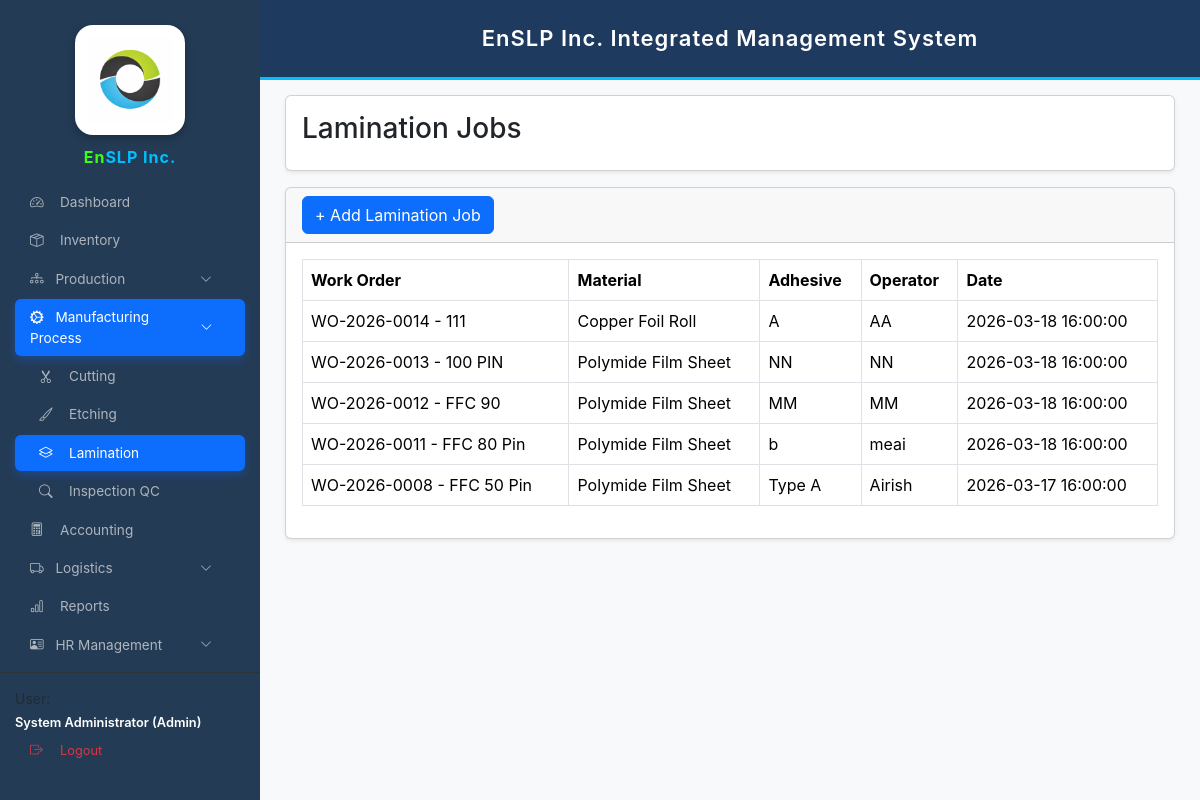
/lamination.php (signed in), run on the app's committed database.
### tables this page shows
CREATE TABLE `lamination_jobs` (
  `id` int(11) NOT NULL,
  `work_order_id` varchar(50) NOT NULL,
  `item_id` int(11) DEFAULT NULL,
  `adhesive_type` varchar(100) DEFAULT NULL,
  `operator` varchar(100) DEFAULT NULL,
  `date_laminated` timestamp NOT NULL DEFAULT current_timestamp(),
  `quantity` int(11) DEFAULT 0
);

CREATE TABLE `work_orders` (
  `id` int(11) NOT NULL,
  `wo_no` varchar(50) DEFAULT NULL,
  `product_name` varchar(150) NOT NULL,
  `client` varchar(150) DEFAULT NULL,
  `qty` int(11) DEFAULT 0,
  `status` varchar(50) DEFAULT NULL,
  `date_started` date NOT NULL,
  `date_completed` date DEFAULT NULL,
  `remarks` varchar(255) DEFAULT NULL,
  `created_at` timestamp NOT NULL DEFAULT current_timestamp(),
  `selling_price` decimal(10,2) DEFAULT 0.00
);

CREATE TABLE `inventory_items` (
  `id` int(11) NOT NULL,
  `item_code` varchar(50) DEFAULT NULL,
  `item_name` varchar(150) NOT NULL,
  `category` varchar(50) DEFAULT NULL,
  `unit` varchar(30) DEFAULT 'pcs',
  `quantity` int(11) NOT NULL DEFAULT 0,
  `reorder_level` int(11) NOT NULL DEFAULT 0,
  `created_at` datetime NOT NULL DEFAULT current_timestamp(),
  `cost` decimal(10,2) DEFAULT NULL,
  `selling_price` decimal(10,2) DEFAULT 0.00,
  `status` varchar(20) DEFAULT 'active',
  `value` decimal(10,2) DEFAULT 0.00
);

### lamination.php (the view, shortened to what this page needs)
<?php
require_once "config.php";
$jobs=$conn->query("
SELECT l.*,i.item_name,w.wo_no,w.product_name
FROM lamination_jobs l
LEFT JOIN inventory_items i ON l.item_id=i.id
LEFT JOIN work_orders w ON l.work_order_id=w.id
ORDER BY l.id DESC
")->fetchAll(PDO::FETCH_ASSOC);
?>
<!DOCTYPE html>
<html>
<head>
<link href="https://cdn.jsdelivr.net/npm/bootstrap@5.3.3/dist/css/bootstrap.min.css" rel="stylesheet">
</head>
<body>
<?php include 'sidebar.php'; ?>
<?php include 'header.php'; ?>
<div class="main-content">
<div class="card shadow-sm mb-3">
<div class="card-body">
<h3>Lamination Jobs</h3>
</div>
</div>
<div class="card shadow-sm">
<div class="card-header">
<button class="btn btn-primary"
data-bs-toggle="modal"
data-bs-target="#addModal">
+ Add Lamination Job
</button>
</div>
<div class="card-body">
<table class="table table-bordered">
<thead>
<tr>
<th>Work Order</th>
<th>Material</th>
<th>Adhesive</th>
<th>Operator</th>
<th>Date</th>
</tr>
</thead>
<tbody>
<?php foreach($jobs as $row): ?>
<tr>
<td><?=$row['wo_no']?> - <?=$row['product_name']?></td>
<td><?=$row['item_name']?></td>
<td><?=$row['adhesive_type']?></td>
<td><?=$row['operator']?></td>
<td><?=$row['date_laminated']?></td>
</tr>
<?php endforeach; ?>
</tbody>
</table>
</div>
</div>
</div>
</body>
</html>

### lamination.php (style rules this page uses)
body { background:#f4f6f9; font-family:Arial; }
.main-content { margin-left:260px; padding:25px; margin-top:70px; }

### sidebar.php (style rules this page uses)
:root { --sb-width:260px; --primary-blue:#0d6efd; --sidebar-bg:#243b55; }
body { font-family:'Inter',sans-serif!important; margin:0!important; background:#f8f9fa; }

### data on the page
lamination_jobs: work_order.wo_no "WO-2026-0014", work_order.product_name "111", inventory_items.item_name "Copper Foil Roll", adhesive_type "A", operator "AA", date_laminated "2026-03-18 16:00:00"
lamination_jobs: work_order.wo_no "WO-2026-0013", work_order.product_name "100 PIN", inventory_items.item_name "Polymide Film Sheet", adhesive_type "NN", operator "NN", date_laminated "2026-03-18 16:00:00"
lamination_jobs: work_order.wo_no "WO-2026-0012", work_order.product_name "FFC 90", inventory_items.item_name "Polymide Film Sheet", adhesive_type "MM", operator "MM", date_laminated "2026-03-18 16:00:00"
lamination_jobs: work_order.wo_no "WO-2026-0011", work_order.product_name "FFC 80 Pin", inventory_items.item_name "Polymide Film Sheet", adhesive_type "b", operator "meai", date_laminated "2026-03-18 16:00:00"
lamination_jobs: work_order.wo_no "WO-2026-0008", work_order.product_name "FFC 50 Pin", inventory_items.item_name "Polymide Film Sheet", adhesive_type "Type A", operator "Airish", date_laminated "2026-03-17 16:00:00"
